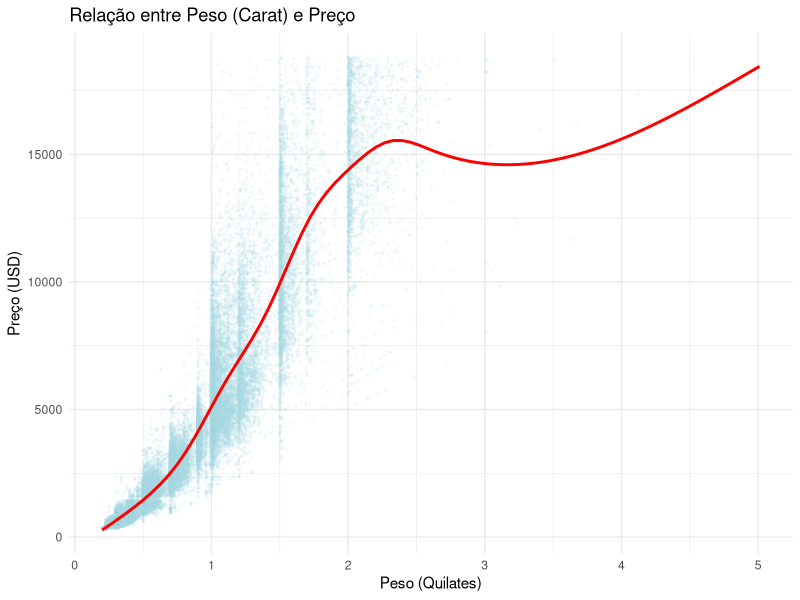
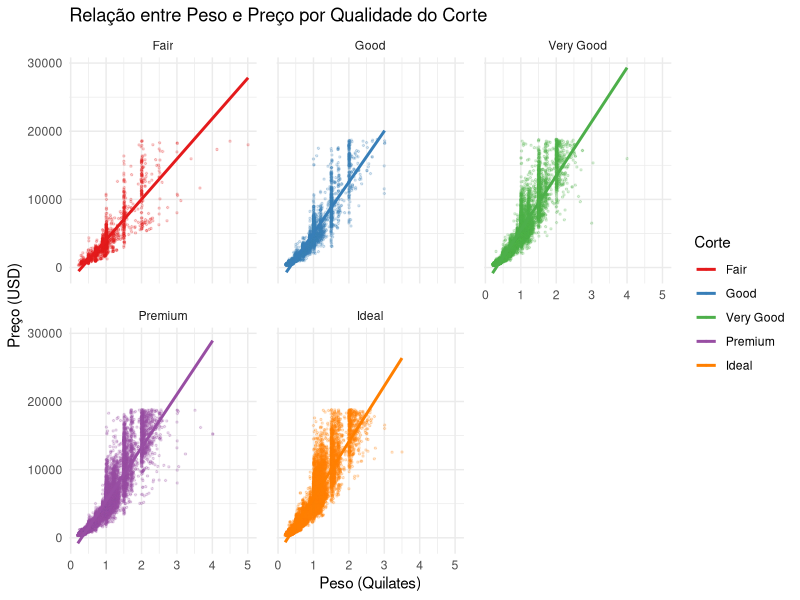
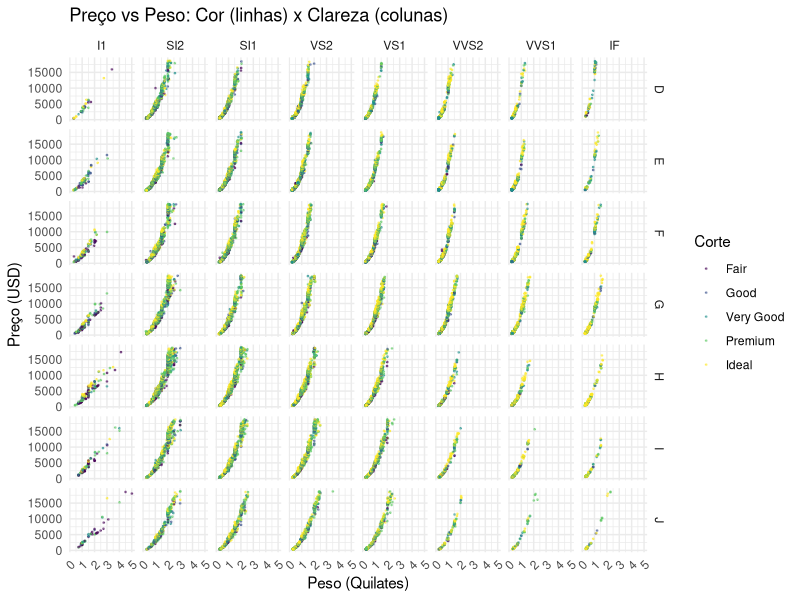

Generate these figures, in order, with R:
## ---- chunk 1
library(tidyverse)
## ---- chunk 2
p1 <- ggplot(diamonds, aes(x = carat, y = price)) +
  geom_point(alpha = 0.1, size = 0.5, color = "lightblue") +
  geom_smooth(method = 'gam', formula = y ~ s(x, bs = "cs"), color = "red", se = FALSE) +
  labs(
    title = "Relação entre Peso (Carat) e Preço", 
    x = "Peso (Quilates)", 
    y = "Preço (USD)"
  ) +
  theme_minimal()

print(p1)
## ---- chunk 3
p2 <- ggplot(diamonds, aes(x = carat, y = price, color = cut)) +
  geom_point(alpha = 0.2, size = 0.5) +
  geom_smooth(method = "lm", formula = y ~ x, se = FALSE) +
  facet_wrap(~ cut, ncol = 3) +
  scale_color_brewer(type = "qual", palette = "Set1") +
  labs(
    title = "Relação entre Peso e Preço por Qualidade do Corte", 
    x = "Peso (Quilates)", 
    y = "Preço (USD)", 
    color = "Corte"
  ) +
  theme_minimal() +
  theme(panel.spacing = unit(1, "lines"))

print(p2)
## ---- chunk 4
p3 <- ggplot(diamonds, aes(x = carat, y = price, color = cut)) +
  geom_point(alpha = 0.5, size = 0.3) +
  facet_grid(color ~ clarity) +
  labs(
    title = "Preço vs Peso: Cor (linhas) x Clareza (colunas)", 
    x = "Peso (Quilates)", 
    y = "Preço (USD)", 
    color = "Corte"
  ) +
  theme_minimal() +
  theme(axis.text.x = element_text(angle = 45, hjust = 1))

print(p3)
## ---- chunk 5
# Exibindo o horário de execução do código
Sys.setenv(TZ = "America/Sao_Paulo")
Sys.time()
